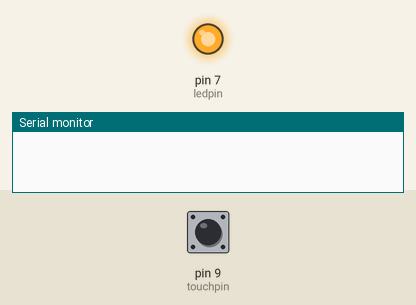
Simulated run of this sketch. Board: Arduino Uno, built with avr-gcc and run on an emulated ATmega328P. On the bench: output pins drawn as LEDs (lit = HIGH), the last lines printed to the serial monitor. The inputs (shaded band) are chosen by the test bench; at power-on: pin 9 (touchpin) LOW.

Above: at 0.1 s.
At 1.1 s:
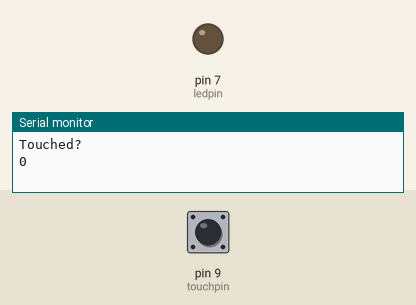
Timing chart, 0 to 2.6 s (numbered marks = the images above):
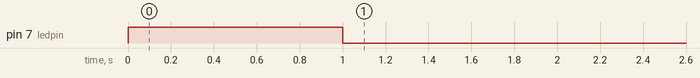

Measured:
- by itself, pin 7 (ledpin): HIGH → LOW at 1.0 s

The sketch:

MetalTouch_Digital.ino
```cpp
int ledpin = 7; //set the LED @pin 7
int touchpin = 9; // sets the KY-036 metal touch sensor @pin 9
int value=0;
void setup()
{
  // put your setup code here, to run once:
  Serial.begin(9600);
  pinMode(touchpin, INPUT); //set the metal touch sensor as INPUT
  pinMode(ledpin, OUTPUT); //
  digitalWrite(ledpin, HIGH);
  delay(1000);
}

void loop()
{
  // put your main code here, to run repeatedly:
  value=digitalRead(touchpin); //reads the value of the touchpin
  Serial.println("Touched?");
  Serial.println(value);
  if(value==HIGH) // If the value is HIGH
  {
    digitalWrite(ledpin,HIGH); // it will turn the LED ON, indicating tha the sensor has been triggered
  }
  else
  {
    digitalWrite(ledpin,LOW); // LED is turned off if sensor is not triggered
   }
   delay(500);
}
```
